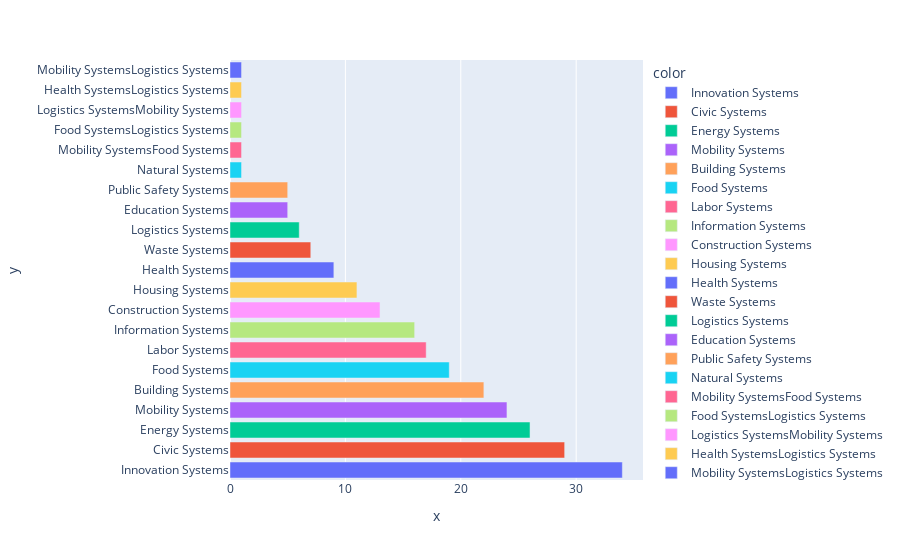

Notebook source saved alongside this figure:
### Code cell
px.bar(y=category_counts.index, x=category_counts, orientation='h', color=category_counts.index)

### Figure 1 — Plotly figure (JSON) as saved in the notebook; plotly's stock layout.template omitted (floating-point values rounded to 4 significant figures)
{"data": [{"alignmentgroup": "True", "hovertemplate": "color=Innovation Systems<br>x=%{x}<br>y=%{y}<extra></extra>", "legendgroup": "Innovation Systems", "marker": {"color": "#636efa", "pattern": {"shape": ""}}, "name": "Innovation Systems", "offsetgroup": "Innovation Systems", "orientation": "h", "showlegend": true, "textposition": "auto", "type": "bar", "x": [34], "xaxis": "x", "y": ["Innovation Systems"], "yaxis": "y"}, {"alignmentgroup": "True", "hovertemplate": "color=Civic Systems<br>x=%{x}<br>y=%{y}<extra></extra>", "legendgroup": "Civic Systems", "marker": {"color": "#EF553B", "pattern": {"shape": ""}}, "name": "Civic Systems", "offsetgroup": "Civic Systems", "orientation": "h", "showlegend": true, "textposition": "auto", "type": "bar", "x": [29], "xaxis": "x", "y": ["Civic Systems"], "yaxis": "y"}, {"alignmentgroup": "True", "hovertemplate": "color=Energy Systems<br>x=%{x}<br>y=%{y}<extra></extra>", "legendgroup": "Energy Systems", "marker": {"color": "#00cc96", "pattern": {"shape": ""}}, "name": "Energy Systems", "offsetgroup": "Energy Systems", "orientation": "h", "showlegend": true, "textposition": "auto", "type": "bar", "x": [26], "xaxis": "x", "y": ["Energy Systems"], "yaxis": "y"}, {"alignmentgroup": "True", "hovertemplate": "color=Mobility Systems<br>x=%{x}<br>y=%{y}<extra></extra>", "legendgroup": "Mobility Systems", "marker": {"color": "#ab63fa", "pattern": {"shape": ""}}, "name": "Mobility Systems", "offsetgroup": "Mobility Systems", "orientation": "h", "showlegend": true, "textposition": "auto", "type": "bar", "x": [24], "xaxis": "x", "y": ["Mobility Systems"], "yaxis": "y"}, {"alignmentgroup": "True", "hovertemplate": "color=Building Systems<br>x=%{x}<br>y=%{y}<extra></extra>", "legendgroup": "Building Systems", "marker": {"color": "#FFA15A", "pattern": {"shape": ""}}, "name": "Building Systems", "offsetgroup": "Building Systems", "orientation": "h", "showlegend": true, "textposition": "auto", "type": "bar", "x": [22], "xaxis": "x", "y": ["Building Systems"], "yaxis": "y"}, {"alignmentgroup": "True", "hovertemplate": "color=Food Systems<br>x=%{x}<br>y=%{y}<extra></extra>", "legendgroup": "Food Systems", "marker": {"color": "#19d3f3", "pattern": {"shape": ""}}, "name": "Food Systems", "offsetgroup": "Food Systems", "orientation": "h", "showlegend": true, "textposition": "auto", "type": "bar", "x": [19], "xaxis": "x", "y": ["Food Systems"], "yaxis": "y"}, {"alignmentgroup": "True", "hovertemplate": "color=Labor Systems<br>x=%{x}<br>y=%{y}<extra></extra>", "legendgroup": "Labor Systems", "marker": {"color": "#FF6692", "pattern": {"shape": ""}}, "name": "Labor Systems", "offsetgroup": "Labor Systems", "orientation": "h", "showlegend": true, "textposition": "auto", "type": "bar", "x": [17], "xaxis": "x", "y": ["Labor Systems"], "yaxis": "y"}, {"alignmentgroup": "True", "hovertemplate": "color=Information Systems<br>x=%{x}<br>y=%{y}<extra></extra>", "legendgroup": "Information Systems", "marker": {"color": "#B6E880", "pattern": {"shape": ""}}, "name": "Information Systems", "offsetgroup": "Information Systems", "orientation": "h", "showlegend": true, "textposition": "auto", "type": "bar", "x": [16], "xaxis": "x", "y": ["Information Systems"], "yaxis": "y"}, {"alignmentgroup": "True", "hovertemplate": "color=Construction Systems<br>x=%{x}<br>y=%{y}<extra></extra>", "legendgroup": "Construction Systems", "marker": {"color": "#FF97FF", "pattern": {"shape": ""}}, "name": "Construction Systems", "offsetgroup": "Construction Systems", "orientation": "h", "showlegend": true, "textposition": "auto", "type": "bar", "x": [13], "xaxis": "x", "y": ["Construction Systems"], "yaxis": "y"}, {"alignmentgroup": "True", "hovertemplate": "color=Housing Systems<br>x=%{x}<br>y=%{y}<extra></extra>", "legendgroup": "Housing Systems", "marker": {"color": "#FECB52", "pattern": {"shape": ""}}, "name": "Housing Systems", "offsetgroup": "Housing Systems", "orientation": "h", "showlegend": true, "textposition": "auto", "type": "bar", "x": [11], "xaxis": "x", "y": ["Housing Systems"], "yaxis": "y"}, {"alignmentgroup": "True", "hovertemplate": "color=Health Systems<br>x=%{x}<br>y=%{y}<extra></extra>", "legendgroup": "Health Systems", "marker": {"color": "#636efa", "pattern": {"shape": ""}}, "name": "Health Systems", "offsetgroup": "Health Systems", "orientation": "h", "showlegend": true, "textposition": "auto", "type": "bar", "x": [9], "xaxis": "x", "y": ["Health Systems"], "yaxis": "y"}, {"alignmentgroup": "True", "hovertemplate": "color=Waste Systems<br>x=%{x}<br>y=%{y}<extra></extra>", "legendgroup": "Waste Systems", "marker": {"color": "#EF553B", "pattern": {"shape": ""}}, "name": "Waste Systems", "offsetgroup": "Waste Systems", "orientation": "h", "showlegend": true, "textposition": "auto", "type": "bar", "x": [7], "xaxis": "x", "y": ["Waste Systems"], "yaxis": "y"}, {"alignmentgroup": "True", "hovertemplate": "color=Logistics Systems<br>x=%{x}<br>y=%{y}<extra></extra>", "legendgroup": "Logistics Systems", "marker": {"color": "#00cc96", "pattern": {"shape": ""}}, "name": "Logistics Systems", "offsetgroup": "Logistics Systems", "orientation": "h", "showlegend": true, "textposition": "auto", "type": "bar", "x": [6], "xaxis": "x", "y": ["Logistics Systems"], "yaxis": "y"}, {"alignmentgroup": "True", "hovertemplate": "color=Education Systems<br>x=%{x}<br>y=%{y}<extra></extra>", "legendgroup": "Education Systems", "marker": {"color": "#ab63fa", "pattern": {"shape": ""}}, "name": "Education Systems", "offsetgroup": "Education Systems", "orientation": "h", "showlegend": true, "textposition": "auto", "type": "bar", "x": [5], "xaxis": "x", "y": ["Education Systems"], "yaxis": "y"}, {"alignmentgroup": "True", "hovertemplate": "color=Public Safety Systems<br>x=%{x}<br>y=%{y}<extra></extra>", "legendgroup": "Public Safety Systems", "marker": {"color": "#FFA15A", "pattern": {"shape": ""}}, "name": "Public Safety Systems", "offsetgroup": "Public Safety Systems", "orientation": "h", "showlegend": true, "textposition": "auto", "type": "bar", "x": [5], "xaxis": "x", "y": ["Public Safety Systems"], "yaxis": "y"}, {"alignmentgroup": "True", "hovertemplate": "color=Natural Systems<br>x=%{x}<br>y=%{y}<extra></extra>", "legendgroup": "Natural Systems", "marker": {"color": "#19d3f3", "pattern": {"shape": ""}}, "name": "Natural Systems", "offsetgroup": "Natural Systems", "orientation": "h", "showlegend": true, "textposition": "auto", "type": "bar", "x": [1], "xaxis": "x", "y": ["Natural Systems"], "yaxis": "y"}, {"alignmentgroup": "True", "hovertemplate": "color=Mobility SystemsFood Systems<br>x=%{x}<br>y=%{y}<extra></extra>", "legendgroup": "Mobility SystemsFood Systems", "marker": {"color": "#FF6692", "pattern": {"shape": ""}}, "name": "Mobility SystemsFood Systems", "offsetgroup": "Mobility SystemsFood Systems", "orientation": "h", "showlegend": true, "textposition": "auto", "type": "bar", "x": [1], "xaxis": "x", "y": ["Mobility SystemsFood Systems"], "yaxis": "y"}, {"alignmentgroup": "True", "hovertemplate": "color=Food SystemsLogistics Systems<br>x=%{x}<br>y=%{y}<extra></extra>", "legendgroup": "Food SystemsLogistics Systems", "marker": {"color": "#B6E880", "pattern": {"shape": ""}}, "name": "Food SystemsLogistics Systems", "offsetgroup": "Food SystemsLogistics Systems", "orientation": "h", "showlegend": true, "textposition": "auto", "type": "bar", "x": [1], "xaxis": "x", "y": ["Food SystemsLogistics Systems"], "yaxis": "y"}, {"alignmentgroup": "True", "hovertemplate": "color=Logistics SystemsMobility Systems<br>x=%{x}<br>y=%{y}<extra></extra>", "legendgroup": "Logistics SystemsMobility Systems", "marker": {"color": "#FF97FF", "pattern": {"shape": ""}}, "name": "Logistics SystemsMobility Systems", "offsetgroup": "Logistics SystemsMobility Systems", "orientation": "h", "showlegend": true, "textposition": "auto", "type": "bar", "x": [1], "xaxis": "x", "y": ["Logistics SystemsMobility Systems"], "yaxis": "y"}, {"alignmentgroup": "True", "hovertemplate": "color=Health SystemsLogistics Systems<br>x=%{x}<br>y=%{y}<extra></extra>", "legendgroup": "Health SystemsLogistics Systems", "marker": {"color": "#FECB52", "pattern": {"shape": ""}}, "name": "Health SystemsLogistics Systems", "offsetgroup": "Health SystemsLogistics Systems", "orientation": "h", "showlegend": true, "textposition": "auto", "type": "bar", "x": [1], "xaxis": "x", "y": ["Health SystemsLogistics Systems"], "yaxis": "y"}, {"alignmentgroup": "True", "hovertemplate": "color=Mobility SystemsLogistics Systems<br>x=%{x}<br>y=%{y}<extra></extra>", "legendgroup": "Mobility SystemsLogistics Systems", "marker": {"color": "#636efa", "pattern": {"shape": ""}}, "name": "Mobility SystemsLogistics Systems", "offsetgroup": "Mobility SystemsLogistics Systems", "orientation": "h", "showlegend": true, "textposition": "auto", "type": "bar", "x": [1], "xaxis": "x", "y": ["Mobility SystemsLogistics Systems"], "yaxis": "y"}], "layout": {"barmode": "relative", "legend": {"title": {"text": "color"}, "tracegroupgap": 0}, "margin": {"t": 60}, "xaxis": {"anchor": "y", "domain": [0, 1], "title": {"text": "x"}}, "yaxis": {"anchor": "x", "domain": [0, 1], "title": {"text": "y"}}}}
